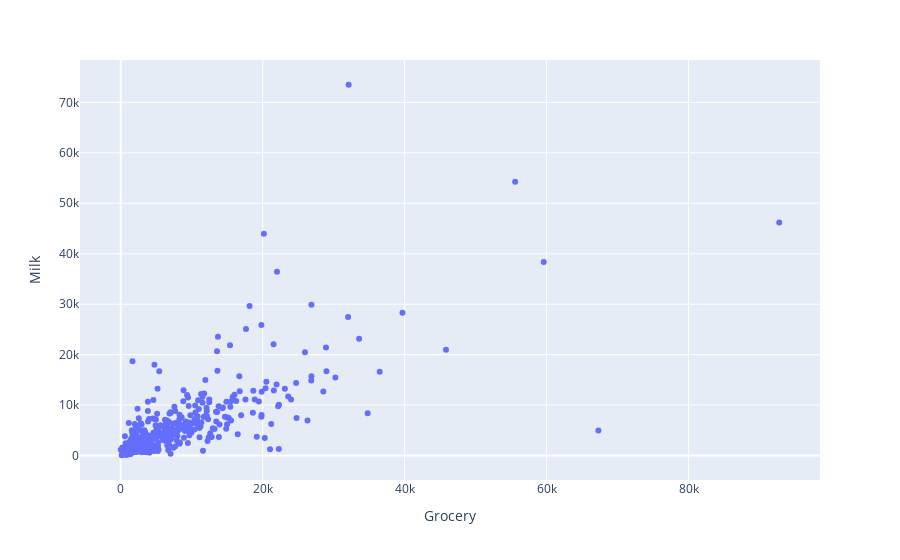

The notebook cell this image was saved under:
### Code cell
fig = px.scatter(dataset, 'Grocery', 'Milk')
fig.show()

### Figure 1 — Plotly figure (JSON) as saved in the notebook; plotly's stock layout.template omitted (floating-point values rounded to 4 significant figures; data arrays with more than 128 entries replaced by an {"elided": "..."} marker saying what was removed)
{"data": [{"hovertemplate": "Grocery=%{x}<br>Milk=%{y}<extra></extra>", "legendgroup": "", "marker": {"color": "#636efa", "symbol": "circle"}, "mode": "markers", "name": "", "orientation": "v", "showlegend": false, "type": "scatter", "x": {"elided": "440 int values"}, "xaxis": "x", "y": {"elided": "440 int values"}, "yaxis": "y"}], "layout": {"legend": {"tracegroupgap": 0}, "margin": {"t": 60}, "xaxis": {"anchor": "y", "domain": [0, 1], "title": {"text": "Grocery"}}, "yaxis": {"anchor": "x", "domain": [0, 1], "title": {"text": "Milk"}}}}
